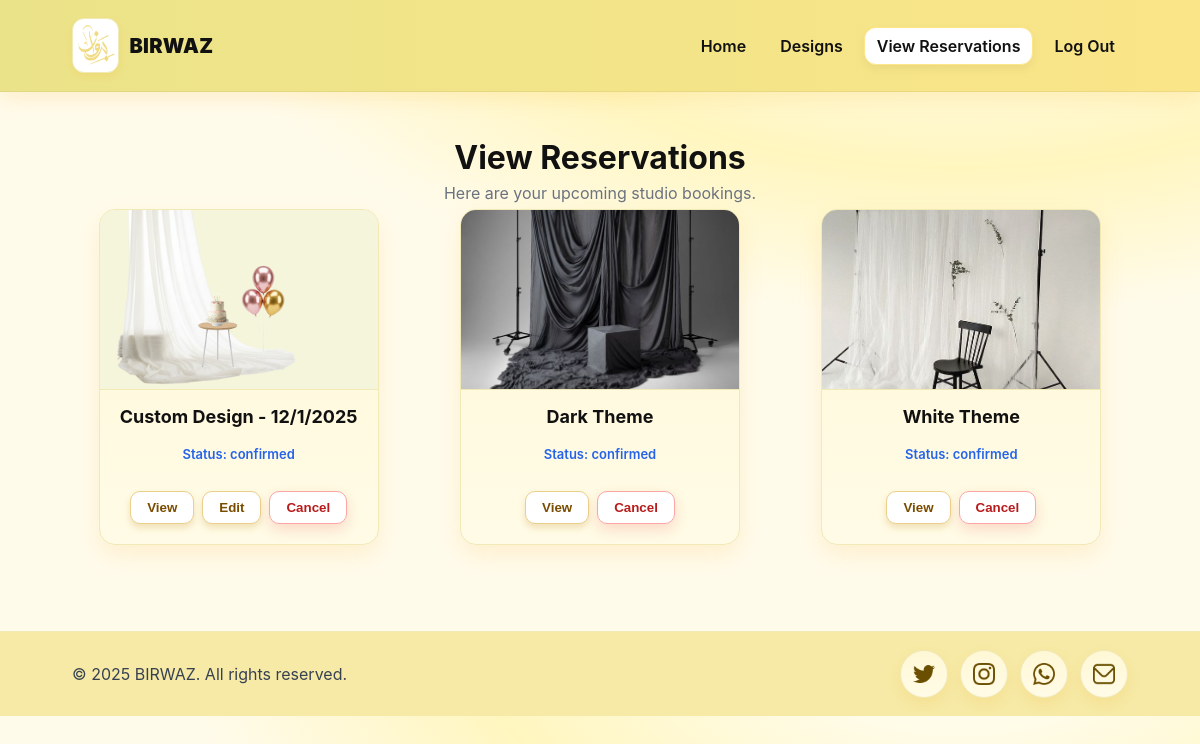
Screenshot of /birwasproject/viewReservations.php (signed in) with the database file from the repository.
### tables this page shows
CREATE TABLE `reservation` (
  `ReservationID` int(10) UNSIGNED NOT NULL,
  `UserID` int(11) UNSIGNED NOT NULL,
  `DesignID` int(10) UNSIGNED DEFAULT NULL,
  `Date` date NOT NULL,
  `time_slot` varchar(50) NOT NULL,
  `total_price` decimal(10,0) NOT NULL,
  `created_at` timestamp NOT NULL DEFAULT CURRENT_TIMESTAMP,
  `statues` enum('pending','confirmed','completed','cancelled') NOT NULL DEFAULT 'pending'
);

CREATE TABLE `design` (
  `DesignID` int(10) UNSIGNED NOT NULL,
  `Name` text NOT NULL,
  `Description` text,
  `Image_URL` text NOT NULL,
  `Type` varchar(10) NOT NULL DEFAULT 'Ready'
);

### birwasproject/viewReservations.php (the view, shortened to what this page needs)
<?php
$userId = $_SESSION['user_id'];
$conn = getDBConnection();
$sql = "
    SELECT
        r.ReservationID,
        r.Date,
        r.time_slot,
        r.total_price,
        r.statues,
        d.Name AS design_name,
        d.Image_URL AS design_file,
        d.Type
    FROM reservation r
    LEFT JOIN design d
        ON d.DesignID = r.DesignID
    WHERE r.UserID = ?
    ORDER BY r.Date DESC, r.ReservationID DESC
";
$stmt = $conn->prepare($sql);
$stmt->bind_param("i", $userId);
$stmt->execute();
$result = $stmt->get_result();
$reservations = [];
if ($result) {
    while ($row = $result->fetch_assoc()) {
        $reservations[] = $row;
    }
}
?>
<!DOCTYPE html>
<html lang="en">
<head>
</head>
<body>
<header>
            <div class="container nav">
                <a class="brand" href="homeUser.php">
                    <img src="images/logo1.png" alt="BIRWAZ logo">
                    <strong>BIRWAZ</strong>
                </a>
                <nav class="links">
                    <a href="homeUser.php">Home</a>
                    <a href="designs.php" >Designs</a>
                    <a href="viewReservations.php" aria-current="page">View Reservations</a>
                    <a href="logout.php" id="logoutLink">Log Out</a>
                </nav>
            </div>
        </header>
<main class="container">
    <section class="hero">
        <h1>View Reservations</h1>
        <p>Here are your upcoming studio bookings.</p>
    </section>
    <section class="cards" id="results">
        <?php if (empty($reservations)): ?>
            <p style="grid-column:1 / -1; text-align:center; color:#6b7280;">
                You don't have any reservations yet.
            </p>
        <?php else: ?>
            <?php foreach ($reservations as $res): ?>
                <?php
$imgSrc = 'images/default_studio.png';
if (!empty($res['design_file'])) {
    $file = htmlspecialchars($res['design_file']);
    if (file_exists("images/$file")) {
        $imgSrc = "images/$file";
    }
    elseif (file_exists("customizedesign/$file")) {
        $imgSrc = "customizedesign/$file";
    }
    elseif (file_exists("uploads/$file")) {
        $imgSrc = "uploads/$file";
    }
}
$designName = !empty($res['design_name']) ? $res['design_name'] : 'Customized Design';
?>
                <div class="card">
    <img src="<?php echo $imgSrc; ?>" alt="<?php echo htmlspecialchars($designName); ?>">
    <div class="card-content">
        <h3><?php echo htmlspecialchars($designName); ?></h3>
        <p class="status">
            Status: <?php echo htmlspecialchars($res['statues']); ?>
        </p>
        <div class="btns">
            <a href="ViewDesign.php?reservation_id=<?php echo $res['ReservationID']; ?>">
                <button class="btn" type="button">View</button>
            </a>
            <?php if ($res['Type'] === 'customized'): ?>
    <a href="EditDesign.php?reservation_id=<?php echo $res['ReservationID']; ?>">
        <button class="btn" type="button">Edit</button>
    </a>
<?php endif; ?>
            <a href="cancelReservation.php?reservation_id=<?php echo $res['ReservationID']; ?>"
               onclick="return confirm('Are you sure you want to cancel this reservation?');">
                <button class="delete-btn" type="button">Cancel</button>
            </a>
        </div>
    </div>
</div>
            <?php endforeach; ?>
        <?php endif; ?>
    </section>
</main>
<footer>
    <div class="footer-inner">
        <div class="copy">© 2025 BIRWAZ. All rights reserved.</div>
        <div class="socials">
            <a href="https://twitter.com" target="_blank"><img src="images/twitter.png" alt="Twitter icon"></a>
            <a href="https://instagram.com" target="_blank"><img src="images/instagram.png" alt="Instagram icon"></a>
            <a href="https://wa.me" target="_blank"><img src="images/whatsapp.png" alt="WhatsApp icon"></a>
            <a href="mailto:birwaz@gmail.com" target="_blank"><img src="images/email.png" alt="Email icon"></a>
        </div>
    </div>
</footer>
</body>
</html>

### birwasproject/viewReservations.php (style rules this page uses)
* { box-sizing:border-box }
body { margin:0; font-family:Inter,system-ui,Arial,sans-serif; color:#1f2937; background:radial-gradient(1200px 600px at 80% -10%, #fff 0%, #fff6bf 40%, #fffbeb 65%); }
a { color:inherit; text-decoration:none }
header { position:static; top:0; z-index:20; background:linear-gradient(90deg, #EBE389, #fae588); border-bottom:1px solid rgba(0,0,0,.05); box-shadow:0 6px 20px rgba(245,158,11,.15); }
.container { max-width:1100px; margin-inline:auto; padding:18px 22px }
.nav { display:flex; align-items:center; justify-content:space-between; gap:14px; min-height:64px; }
.brand { display:flex; align-items:center; gap:10px; line-height:1; }
.brand img { height:55px; width:auto; object-fit:contain; display:block; background:#fff; padding:1px; border-radius:12px; border:1px solid #f1e9b6; box-shadow:0 4px 10px rgba(245,158,11,.12); }
.brand strong { font-weight:900; letter-spacing:.3px; color:#111; font-size:clamp(18px, 2.4vw, 20px); }
.links { display:flex; gap:8px; flex-wrap:wrap }
.links a { padding:8px 12px; border-radius:12px; color:#111; font-weight:600; border:1px solid transparent; transition:.2s }
.links a[aria-current="page"] { background:#fff; border-color:#fde68a; box-shadow:0 4px 10px rgba(0,0,0,.05) }
.hero { padding:28px 8px 6px; text-align:center; }
.hero h1 { margin:0 0 6px; font-size:clamp(24px,3vw,32px); color:#111 }
.hero p { margin:0; color:#6b7280 }
.cards { display:grid; grid-template-columns:repeat(auto-fill,minmax(280px,1fr)); gap:28px; justify-items:center; padding-bottom:40px; }
.card { width:280px; border-radius:16px; background:linear-gradient(180deg,#fff8d6,#fffbe6); border:1px solid #f1e9b6; box-shadow:0 10px 24px rgba(245,158,11,.12); overflow:hidden; transition:.25s; display:flex; flex-direction:column; }
.card img { width:100%; height:180px; object-fit:cover; border-bottom:1px solid #f1e9b6; }
.card-content { padding:16px 14px 20px; text-align:center; flex:1; display:flex; flex-direction:column; gap:6px; }
.card-content h3 { margin:0; font-size:18px; color:#111; }
.status { font-weight:600; font-size:13px; color:#2563eb; }
.btns { display:flex; justify-content:center; gap:8px; margin-top:10px; }
.delete-btn { background:#fff; border:1px solid #fca5a5; color:#b91c1c; font-weight:600; border-radius:10px; padding:8px 16px; cursor:pointer; transition:.2s; box-shadow:0 6px 14px rgba(220,38,38,.15); }
.btn { background: #fff; border: 1px solid #EBCF8C; color: #7A4C00; font-weight: 600; border-radius: 10px; padding: 8px 16px; cursor: pointer; transition: .2s; box-shadow: 0 4px 6px rgba(200,150,50,0.25); }
footer { background:#f6eaa6; border-top:1px solid #f1e9b6; margin-top:28px; }
.footer-inner { max-width:1100px; margin:auto; padding:18px 22px; display:flex; align-items:center; justify-content:space-between; gap:12px; flex-wrap:wrap; }
.copy { color:#374151; font-size:16px }
.socials { display:flex; gap:12px; align-items:center; }
.socials a { width:48px; height:48px; border-radius:50%; display:grid; place-items:center; background: linear-gradient(180deg,#fff8d6,#fffbe6); border:1px solid #f1e9b6; box-shadow:0 6px 14px rgba(245,158,11,.12); transition:transform .15s ease, box-shadow .15s ease, background .2s ease; }
.socials img { width:22px; height:22px; object-fit:contain; display:block; }

### rows the page displays
reservation: DesignID.Image_URL (picture), DesignID.Name "Custom Design - 12/1/2025", statues "confirmed"
reservation: DesignID.Image_URL (picture), DesignID.Name "Dark Theme", statues "confirmed"
reservation: DesignID.Image_URL (picture), DesignID.Name "White Theme", statues "confirmed"
